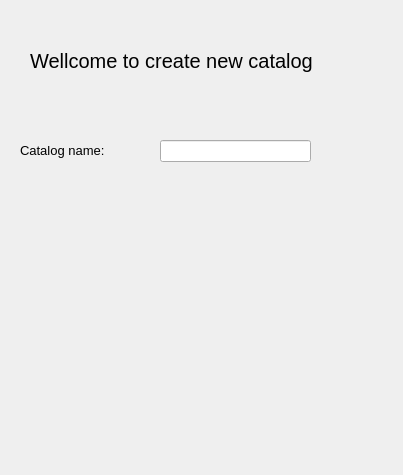
<?xml version="1.0" encoding="UTF-8"?>
<ui version="4.0">
 <class>catalog</class>
 <widget class="QWidget" name="catalog">
  <property name="geometry">
   <rect>
    <x>0</x>
    <y>0</y>
    <width>403</width>
    <height>475</height>
   </rect>
  </property>
  <property name="windowTitle">
   <string>Form</string>
  </property>
  <widget class="QLabel" name="label">
   <property name="geometry">
    <rect>
     <x>30</x>
     <y>30</y>
     <width>361</width>
     <height>61</height>
    </rect>
   </property>
   <property name="font">
    <font>
     <pointsize>15</pointsize>
    </font>
   </property>
   <property name="text">
    <string>Wellcome to create new catalog</string>
   </property>
  </widget>
  <widget class="QLabel" name="label_2">
   <property name="geometry">
    <rect>
     <x>20</x>
     <y>140</y>
     <width>111</width>
     <height>21</height>
    </rect>
   </property>
   <property name="font">
    <font>
     <pointsize>10</pointsize>
    </font>
   </property>
   <property name="text">
    <string>Catalog name:</string>
   </property>
  </widget>
  <widget class="QLineEdit" name="lineEdit_catalog">
   <property name="geometry">
    <rect>
     <x>160</x>
     <y>140</y>
     <width>151</width>
     <height>22</height>
    </rect>
   </property>
  </widget>
 </widget>
 <resources/>
 <connections/>
</ui>
